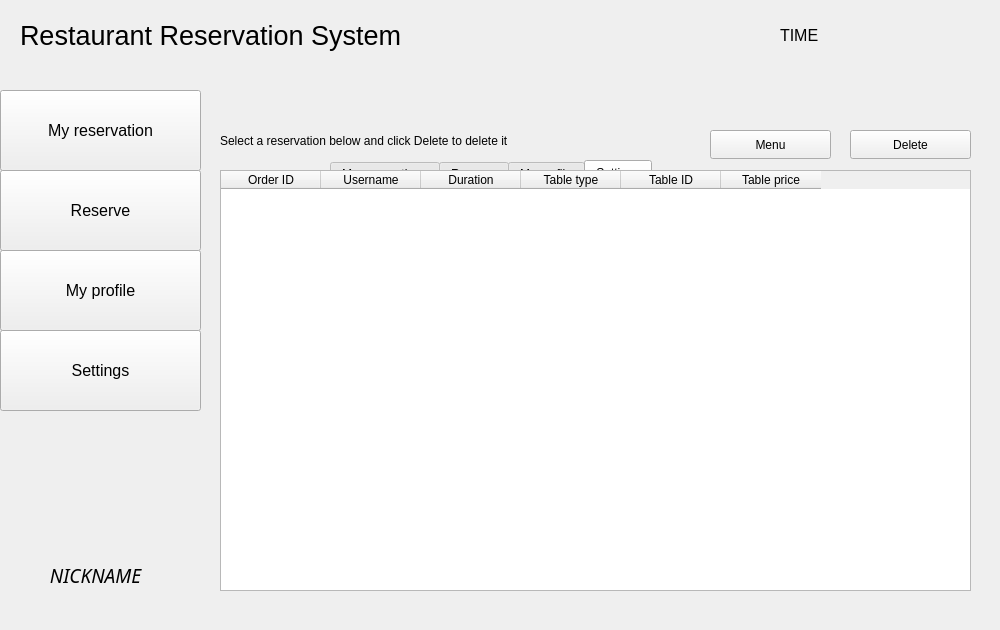
<?xml version="1.0" encoding="UTF-8"?>
<ui version="4.0">
 <class>MainWindow</class>
 <widget class="QMainWindow" name="MainWindow">
  <property name="geometry">
   <rect>
    <x>0</x>
    <y>0</y>
    <width>1000</width>
    <height>630</height>
   </rect>
  </property>
  <property name="windowTitle">
   <string>MainWindow</string>
  </property>
  <property name="styleSheet">
   <string notr="true"/>
  </property>
  <widget class="QWidget" name="centralwidget">
   <widget class="QTabWidget" name="tabWidget">
    <property name="geometry">
     <rect>
      <x>330</x>
      <y>160</y>
      <width>571</width>
      <height>141</height>
     </rect>
    </property>
    <property name="currentIndex">
     <number>3</number>
    </property>
    <widget class="QWidget" name="reservation_tab">
     <attribute name="title">
      <string>My reservations</string>
     </attribute>
    </widget>
    <widget class="QWidget" name="reserve_tab">
     <attribute name="title">
      <string>Reserve</string>
     </attribute>
    </widget>
    <widget class="QWidget" name="my_profile_tab">
     <attribute name="title">
      <string>My profile</string>
     </attribute>
    </widget>
    <widget class="QWidget" name="tab">
     <attribute name="title">
      <string>Settings</string>
     </attribute>
    </widget>
   </widget>
   <widget class="QWidget" name="top_widget" native="true">
    <property name="geometry">
     <rect>
      <x>0</x>
      <y>0</y>
      <width>1001</width>
      <height>91</height>
     </rect>
    </property>
    <widget class="QLabel" name="time_label">
     <property name="geometry">
      <rect>
       <x>780</x>
       <y>20</y>
       <width>211</width>
       <height>31</height>
      </rect>
     </property>
     <property name="font">
      <font>
       <family>Microsoft JhengHei UI</family>
       <pointsize>12</pointsize>
       <bold>false</bold>
      </font>
     </property>
     <property name="text">
      <string>TIME</string>
     </property>
    </widget>
    <widget class="QLabel" name="label_2">
     <property name="geometry">
      <rect>
       <x>20</x>
       <y>10</y>
       <width>381</width>
       <height>51</height>
      </rect>
     </property>
     <property name="font">
      <font>
       <pointsize>20</pointsize>
      </font>
     </property>
     <property name="text">
      <string>Restaurant Reservation System</string>
     </property>
    </widget>
   </widget>
   <widget class="QStackedWidget" name="stackedWidget">
    <property name="geometry">
     <rect>
      <x>200</x>
      <y>90</y>
      <width>801</width>
      <height>521</height>
     </rect>
    </property>
    <property name="currentIndex">
     <number>0</number>
    </property>
    <widget class="QWidget" name="page">
     <widget class="QWidget" name="my_reservation_widget" native="true">
      <property name="geometry">
       <rect>
        <x>0</x>
        <y>0</y>
        <width>801</width>
        <height>521</height>
       </rect>
      </property>
      <widget class="QPushButton" name="deleteButton">
       <property name="geometry">
        <rect>
         <x>650</x>
         <y>40</y>
         <width>121</width>
         <height>29</height>
        </rect>
       </property>
       <property name="text">
        <string>Delete</string>
       </property>
      </widget>
      <widget class="QTableWidget" name="reservation_table">
       <property name="geometry">
        <rect>
         <x>20</x>
         <y>80</y>
         <width>751</width>
         <height>421</height>
        </rect>
       </property>
       <column>
        <property name="text">
         <string>Order ID</string>
        </property>
       </column>
       <column>
        <property name="text">
         <string>Username</string>
        </property>
       </column>
       <column>
        <property name="text">
         <string>Duration</string>
        </property>
       </column>
       <column>
        <property name="text">
         <string>Table type</string>
        </property>
       </column>
       <column>
        <property name="text">
         <string>Table ID</string>
        </property>
       </column>
       <column>
        <property name="text">
         <string>Table price</string>
        </property>
       </column>
      </widget>
      <widget class="QLabel" name="delete_promptlabel">
       <property name="geometry">
        <rect>
         <x>20</x>
         <y>40</y>
         <width>361</width>
         <height>21</height>
        </rect>
       </property>
       <property name="text">
        <string>Select a reservation below and click Delete to delete it</string>
       </property>
      </widget>
      <widget class="QPushButton" name="menuButton">
       <property name="geometry">
        <rect>
         <x>510</x>
         <y>40</y>
         <width>121</width>
         <height>29</height>
        </rect>
       </property>
       <property name="text">
        <string>Menu</string>
       </property>
      </widget>
     </widget>
    </widget>
    <widget class="QWidget" name="page_2">
     <widget class="QWidget" name="reserve_widget" native="true">
      <property name="geometry">
       <rect>
        <x>0</x>
        <y>0</y>
        <width>801</width>
        <height>521</height>
       </rect>
      </property>
      <widget class="QLabel" name="reserve_promptlabel">
       <property name="geometry">
        <rect>
         <x>20</x>
         <y>40</y>
         <width>361</width>
         <height>21</height>
        </rect>
       </property>
       <property name="text">
        <string>Select a reservation below and click Reserve to acquire it</string>
       </property>
      </widget>
      <widget class="QTableWidget" name="reserve_table">
       <property name="geometry">
        <rect>
         <x>20</x>
         <y>80</y>
         <width>751</width>
         <height>421</height>
        </rect>
       </property>
       <column>
        <property name="text">
         <string>Order ID</string>
        </property>
       </column>
       <column>
        <property name="text">
         <string>Duration</string>
        </property>
       </column>
       <column>
        <property name="text">
         <string>Table type</string>
        </property>
       </column>
       <column>
        <property name="text">
         <string>Table ID</string>
        </property>
       </column>
       <column>
        <property name="text">
         <string>Deposit</string>
        </property>
       </column>
      </widget>
      <widget class="QPushButton" name="reserveButton">
       <property name="geometry">
        <rect>
         <x>650</x>
         <y>40</y>
         <width>121</width>
         <height>29</height>
        </rect>
       </property>
       <property name="text">
        <string>Reserve</string>
       </property>
      </widget>
     </widget>
    </widget>
    <widget class="QWidget" name="page_3">
     <widget class="QWidget" name="widget" native="true">
      <property name="geometry">
       <rect>
        <x>0</x>
        <y>0</y>
        <width>801</width>
        <height>521</height>
       </rect>
      </property>
      <widget class="QPushButton" name="username_changeButton">
       <property name="geometry">
        <rect>
         <x>340</x>
         <y>40</y>
         <width>80</width>
         <height>31</height>
        </rect>
       </property>
       <property name="text">
        <string>Change</string>
       </property>
      </widget>
      <widget class="QLabel" name="profile_nickname_label">
       <property name="geometry">
        <rect>
         <x>40</x>
         <y>80</y>
         <width>71</width>
         <height>31</height>
        </rect>
       </property>
       <property name="font">
        <font>
         <pointsize>10</pointsize>
        </font>
       </property>
       <property name="text">
        <string>Nickname: </string>
       </property>
      </widget>
      <widget class="QPushButton" name="nickname_changeButton">
       <property name="geometry">
        <rect>
         <x>340</x>
         <y>80</y>
         <width>80</width>
         <height>31</height>
        </rect>
       </property>
       <property name="text">
        <string>Change</string>
       </property>
      </widget>
      <widget class="QPushButton" name="phone_changeButton">
       <property name="geometry">
        <rect>
         <x>340</x>
         <y>120</y>
         <width>80</width>
         <height>31</height>
        </rect>
       </property>
       <property name="text">
        <string>Change</string>
       </property>
      </widget>
      <widget class="QLabel" name="profile_username_label">
       <property name="geometry">
        <rect>
         <x>40</x>
         <y>40</y>
         <width>71</width>
         <height>31</height>
        </rect>
       </property>
       <property name="font">
        <font>
         <pointsize>10</pointsize>
        </font>
       </property>
       <property name="text">
        <string>Userame: </string>
       </property>
      </widget>
      <widget class="QLabel" name="profile_phone_label">
       <property name="geometry">
        <rect>
         <x>40</x>
         <y>120</y>
         <width>71</width>
         <height>31</height>
        </rect>
       </property>
       <property name="font">
        <font>
         <pointsize>10</pointsize>
        </font>
       </property>
       <property name="text">
        <string>Phone: </string>
       </property>
      </widget>
      <widget class="QLabel" name="profile_password_label">
       <property name="geometry">
        <rect>
         <x>40</x>
         <y>160</y>
         <width>71</width>
         <height>31</height>
        </rect>
       </property>
       <property name="font">
        <font>
         <pointsize>10</pointsize>
        </font>
       </property>
       <property name="text">
        <string>Password: </string>
       </property>
      </widget>
      <widget class="QLabel" name="profile_user_id">
       <property name="geometry">
        <rect>
         <x>130</x>
         <y>200</y>
         <width>181</width>
         <height>31</height>
        </rect>
       </property>
       <property name="font">
        <font>
         <pointsize>10</pointsize>
        </font>
       </property>
       <property name="text">
        <string>USER ID</string>
       </property>
      </widget>
      <widget class="QPushButton" name="password_modifyButton">
       <property name="geometry">
        <rect>
         <x>260</x>
         <y>160</y>
         <width>71</width>
         <height>31</height>
        </rect>
       </property>
       <property name="text">
        <string>Renew with</string>
       </property>
      </widget>
      <widget class="QLabel" name="profile_user_id_label">
       <property name="geometry">
        <rect>
         <x>40</x>
         <y>200</y>
         <width>71</width>
         <height>31</height>
        </rect>
       </property>
       <property name="font">
        <font>
         <pointsize>10</pointsize>
        </font>
       </property>
       <property name="text">
        <string>User ID: </string>
       </property>
      </widget>
      <widget class="QLabel" name="profile_password">
       <property name="geometry">
        <rect>
         <x>40</x>
         <y>450</y>
         <width>361</width>
         <height>31</height>
        </rect>
       </property>
       <property name="font">
        <font>
         <pointsize>10</pointsize>
        </font>
       </property>
       <property name="text">
        <string/>
       </property>
      </widget>
      <widget class="QLabel" name="profile_username">
       <property name="geometry">
        <rect>
         <x>130</x>
         <y>40</y>
         <width>181</width>
         <height>31</height>
        </rect>
       </property>
       <property name="font">
        <font>
         <pointsize>10</pointsize>
        </font>
       </property>
       <property name="text">
        <string>USERNAME</string>
       </property>
      </widget>
      <widget class="QLineEdit" name="usernameEdit">
       <property name="geometry">
        <rect>
         <x>130</x>
         <y>40</y>
         <width>121</width>
         <height>31</height>
        </rect>
       </property>
       <property name="inputMask">
        <string/>
       </property>
       <property name="text">
        <string/>
       </property>
       <property name="placeholderText">
        <string>New username</string>
       </property>
      </widget>
      <widget class="QLabel" name="profile_nickname">
       <property name="geometry">
        <rect>
         <x>130</x>
         <y>80</y>
         <width>181</width>
         <height>31</height>
        </rect>
       </property>
       <property name="font">
        <font>
         <pointsize>10</pointsize>
        </font>
       </property>
       <property name="text">
        <string>NICKNAME</string>
       </property>
      </widget>
      <widget class="QLineEdit" name="nicknameEdit">
       <property name="geometry">
        <rect>
         <x>130</x>
         <y>80</y>
         <width>121</width>
         <height>31</height>
        </rect>
       </property>
       <property name="placeholderText">
        <string>New nickname</string>
       </property>
      </widget>
      <widget class="QLabel" name="profile_phone">
       <property name="geometry">
        <rect>
         <x>130</x>
         <y>120</y>
         <width>181</width>
         <height>31</height>
        </rect>
       </property>
       <property name="font">
        <font>
         <pointsize>10</pointsize>
        </font>
       </property>
       <property name="text">
        <string>PHONE</string>
       </property>
      </widget>
      <widget class="QLineEdit" name="phoneEdit">
       <property name="geometry">
        <rect>
         <x>130</x>
         <y>120</y>
         <width>121</width>
         <height>31</height>
        </rect>
       </property>
       <property name="placeholderText">
        <string>New phone number</string>
       </property>
      </widget>
      <widget class="QPushButton" name="password_changeButton">
       <property name="geometry">
        <rect>
         <x>130</x>
         <y>160</y>
         <width>80</width>
         <height>31</height>
        </rect>
       </property>
       <property name="text">
        <string>Change</string>
       </property>
      </widget>
      <widget class="QLineEdit" name="cpasswordEdit">
       <property name="geometry">
        <rect>
         <x>130</x>
         <y>160</y>
         <width>121</width>
         <height>31</height>
        </rect>
       </property>
       <property name="echoMode">
        <enum>QLineEdit::Password</enum>
       </property>
       <property name="placeholderText">
        <string>Old Password</string>
       </property>
       <property name="clearButtonEnabled">
        <bool>false</bool>
       </property>
      </widget>
      <widget class="QLineEdit" name="passwordEdit">
       <property name="geometry">
        <rect>
         <x>340</x>
         <y>160</y>
         <width>121</width>
         <height>31</height>
        </rect>
       </property>
       <property name="echoMode">
        <enum>QLineEdit::Password</enum>
       </property>
       <property name="placeholderText">
        <string>New Password</string>
       </property>
      </widget>
     </widget>
    </widget>
    <widget class="QWidget" name="page_4">
     <widget class="QWidget" name="widget_2" native="true">
      <property name="geometry">
       <rect>
        <x>0</x>
        <y>0</y>
        <width>801</width>
        <height>521</height>
       </rect>
      </property>
      <widget class="QComboBox" name="theme_selectBox">
       <property name="geometry">
        <rect>
         <x>40</x>
         <y>70</y>
         <width>161</width>
         <height>28</height>
        </rect>
       </property>
       <item>
        <property name="text">
         <string>Default</string>
        </property>
       </item>
       <item>
        <property name="text">
         <string>BlackNBlue</string>
        </property>
       </item>
       <item>
        <property name="text">
         <string>BlueNPurple</string>
        </property>
       </item>
       <item>
        <property name="text">
         <string>FluentDark</string>
        </property>
       </item>
       <item>
        <property name="text">
         <string>FluentLight</string>
        </property>
       </item>
      </widget>
      <widget class="QLabel" name="label">
       <property name="geometry">
        <rect>
         <x>40</x>
         <y>40</y>
         <width>62</width>
         <height>20</height>
        </rect>
       </property>
       <property name="text">
        <string>Themes</string>
       </property>
      </widget>
      <widget class="QPushButton" name="quitButton">
       <property name="geometry">
        <rect>
         <x>560</x>
         <y>400</y>
         <width>201</width>
         <height>81</height>
        </rect>
       </property>
       <property name="text">
        <string>Quit</string>
       </property>
      </widget>
     </widget>
    </widget>
   </widget>
   <widget class="QWidget" name="left_widget" native="true">
    <property name="geometry">
     <rect>
      <x>0</x>
      <y>90</y>
      <width>201</width>
      <height>761</height>
     </rect>
    </property>
    <widget class="QPushButton" name="my_reservation_tabButton">
     <property name="geometry">
      <rect>
       <x>0</x>
       <y>0</y>
       <width>201</width>
       <height>81</height>
      </rect>
     </property>
     <property name="font">
      <font>
       <pointsize>12</pointsize>
      </font>
     </property>
     <property name="text">
      <string>My reservation</string>
     </property>
    </widget>
    <widget class="QPushButton" name="reserve_tabButton">
     <property name="geometry">
      <rect>
       <x>0</x>
       <y>80</y>
       <width>201</width>
       <height>81</height>
      </rect>
     </property>
     <property name="font">
      <font>
       <pointsize>12</pointsize>
      </font>
     </property>
     <property name="text">
      <string>Reserve</string>
     </property>
    </widget>
    <widget class="QPushButton" name="my_profile_tabButton">
     <property name="geometry">
      <rect>
       <x>0</x>
       <y>160</y>
       <width>201</width>
       <height>81</height>
      </rect>
     </property>
     <property name="font">
      <font>
       <pointsize>12</pointsize>
      </font>
     </property>
     <property name="text">
      <string>My profile</string>
     </property>
    </widget>
    <widget class="QPushButton" name="settings_tabButton">
     <property name="geometry">
      <rect>
       <x>0</x>
       <y>240</y>
       <width>201</width>
       <height>81</height>
      </rect>
     </property>
     <property name="font">
      <font>
       <pointsize>12</pointsize>
      </font>
     </property>
     <property name="text">
      <string>Settings</string>
     </property>
    </widget>
    <widget class="QLabel" name="up_label_2">
     <property name="geometry">
      <rect>
       <x>0</x>
       <y>470</y>
       <width>191</width>
       <height>31</height>
      </rect>
     </property>
     <property name="font">
      <font>
       <family>Harlow Solid Italic</family>
       <pointsize>14</pointsize>
       <italic>true</italic>
      </font>
     </property>
     <property name="text">
      <string>NICKNAME</string>
     </property>
     <property name="alignment">
      <set>Qt::AlignCenter</set>
     </property>
    </widget>
   </widget>
  </widget>
  <widget class="QMenuBar" name="menubar">
   <property name="geometry">
    <rect>
     <x>0</x>
     <y>0</y>
     <width>1000</width>
     <height>21</height>
    </rect>
   </property>
  </widget>
 </widget>
 <resources/>
 <connections/>
</ui>
